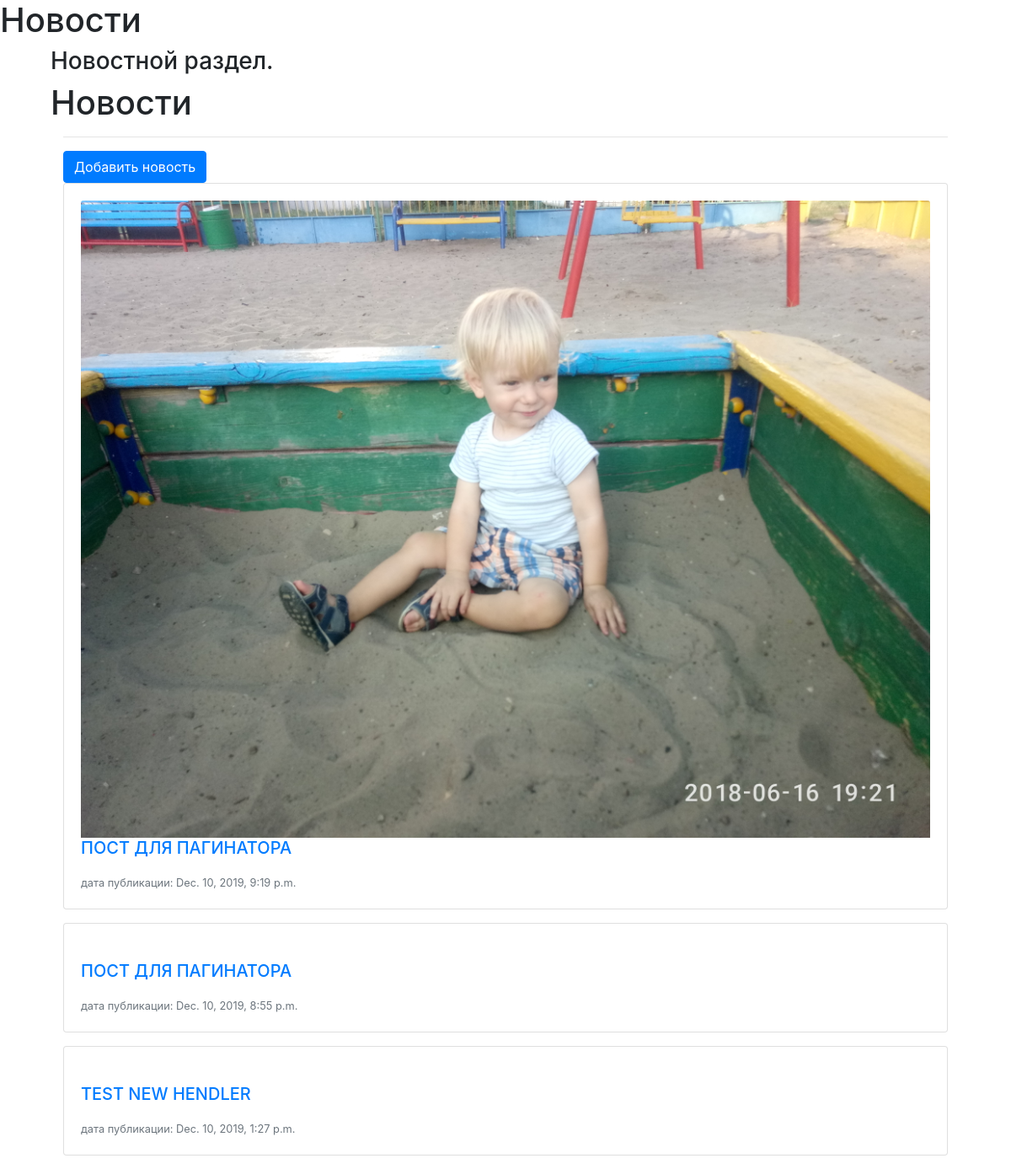
Page /news/ on the committed database.
### news/models.py (models this page shows, shortened)
class Post(models.Model):
    author = models.ForeignKey(settings.AUTH_USER_MODEL, on_delete=models.CASCADE, null=True)
    title = models.CharField(max_length=200)
    text = models.TextField()
    created_date = models.DateTimeField(default=timezone.now)
    published_date = models.DateTimeField(blank=True, null=True)
    in_premoderetion = models.BooleanField(default=True)
    is_published = models.BooleanField(default=False)
    is_declined = models.BooleanField(default=False)
    image = models.ImageField(upload_to='images', blank=True)
    class Meta:
        permissions = [
            ("can_moderate", "Can change text, approve and decline posts."),
        ]
    def decline(self):
        self.in_premoderetion = False
        self.is_declined = False
        self.save()
    @property
    def image_url(self):
        if self.image and hasattr(self.image, 'url'):
            return self.image.url

### news/views.py (the view)
# urls.py: path('', views.PostListView.as_view(), name='post_list'),
class PostListView(ListView):
    model = Post
    template_name = 'post_list.html'

### news/templates/news/post_list.html (shortened to what this page needs)
{% extends "news/post_base.html" %}
{% load static %}
{% block post_post %}
<h1>Новости</h1>
<div class="container">
    <hr>
    <a class="btn btn-primary btn-comment" href="{% url 'news:post_create' %}">Добавить новость</a>
    {% for post in post_list reversed %}
        <div class="post card mb-3">
            <div class="card-body">
                <img src="{{ post.image_url|default_if_none:'#' }}" class="card-img-top" alt="">
                <h5 class="card-title"><a href="{% url 'news:post_detail' pk=post.pk %}">{{ post.title|upper }}</a></h5>
                 <p class="card-text"><small class="text-muted">дата публикации: {{ post.created_date }}</small></p>
            </div>
        </div>
    {% endfor %}
</div>
{% endblock %}

### rows in the picture
Post: image_url (picture), title "ПОСТ ДЛЯ ПАГИНАТОРА", created_date "Dec. 10, 2019, 9:19 p.m."
Post: title "ПОСТ ДЛЯ ПАГИНАТОРА", created_date "Dec. 10, 2019, 8:55 p.m."
Post: title "TEST NEW HENDLER", created_date "Dec. 10, 2019, 1:27 p.m."
